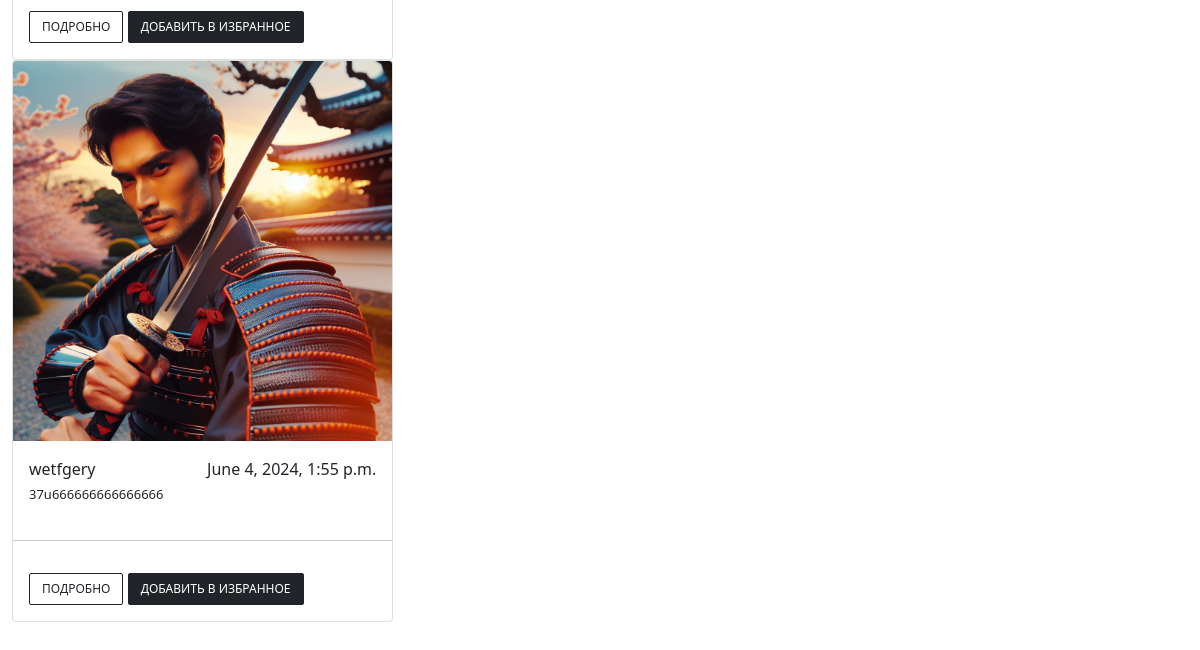
The app's page / (lower part), older data.
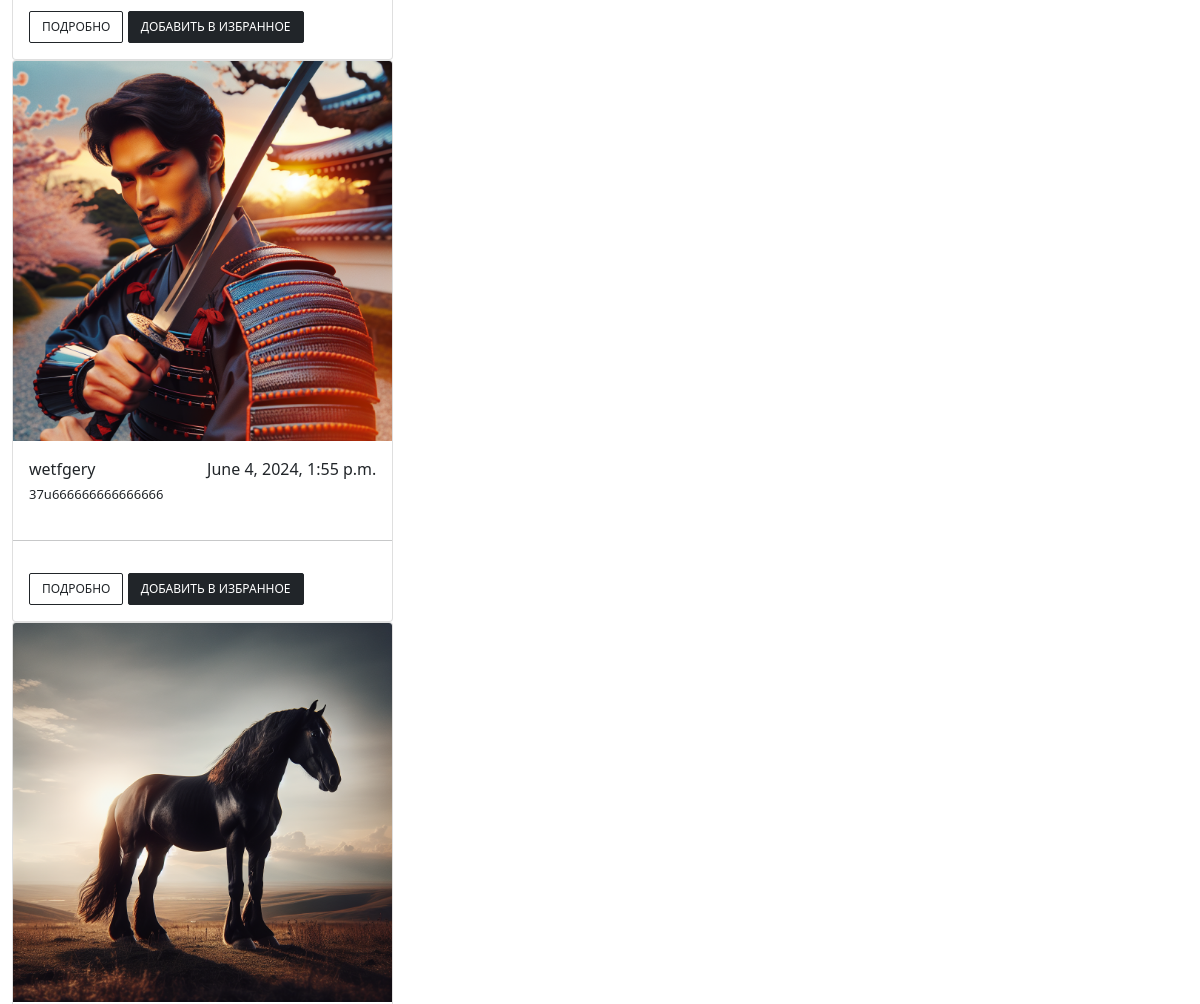
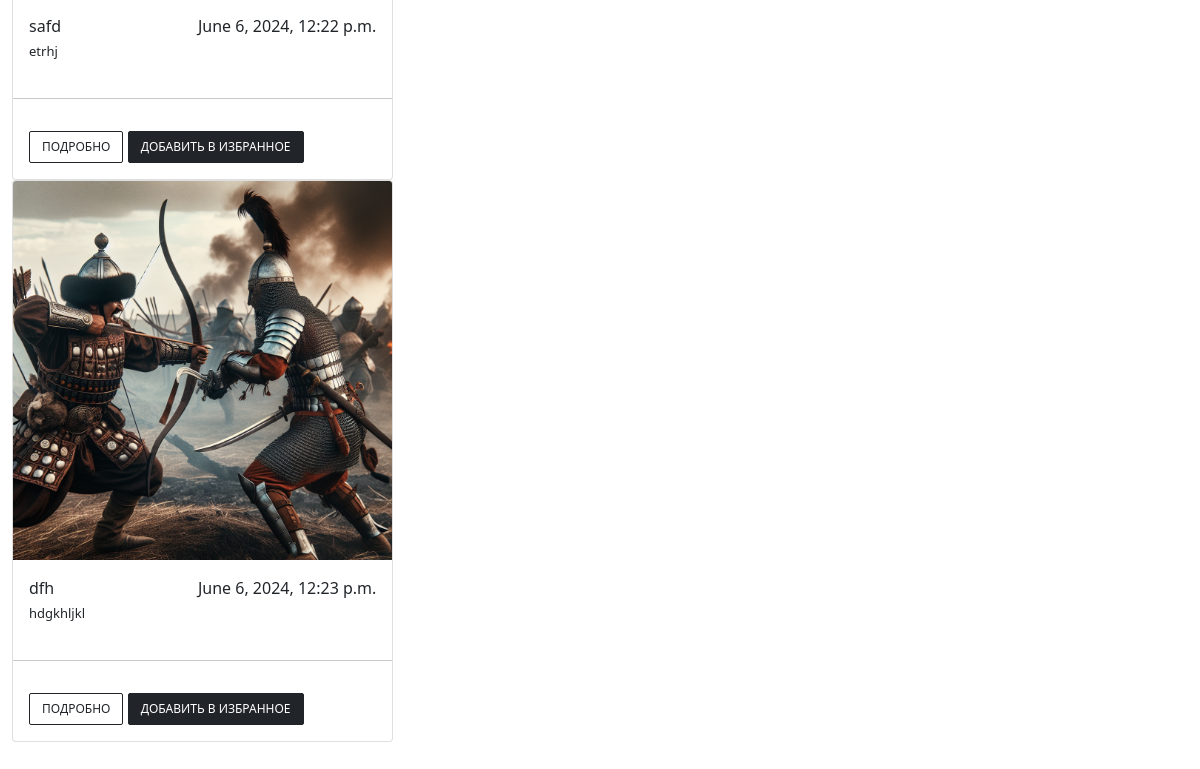
The same page, newer data (2 pictures, top to bottom).
### recipes/models.py (models this page shows, shortened)
class Add_a_recipe_Model(models.Model):
    title = models.CharField('Название', max_length=255)
    img = models.ImageField('Изображение')
    slug = models.SlugField(unique=True, max_length=255)
    content = models.TextField('Описание')
    created_on = models.DateTimeField('Дата', auto_now_add=True)
    author = models.ForeignKey(User, on_delete=models.CASCADE)
    categories = models.ForeignKey(Categories, on_delete=models.CASCADE)
    is_published = models.BooleanField(default=False)

### recipes/views.py (the view)
# urls.py: path('', views.home_view, name='home'),
def home_view(request):
    my_queryset = Add_a_recipe_Model.objects.all()
    paginator = Paginator(my_queryset, 25)
    page = request.GET.get('page')
    my_objects = paginator.get_page(page)
    return render(request, 'home.html', {'my_objects': my_objects})

### templates/home.html (shortened to what this page needs)
{% load static %}
<!DOCTYPE html>
<html lang="en">
<head>
    <link rel="stylesheet" href="{% static 'css/home_footer.css' %}">
    <link rel="stylesheet" href="https://cdn.jsdelivr.net/npm/bootstrap@5.0.0-alpha1/dist/css/bootstrap.min.css">
    <link rel="stylesheet" href="https://cdnjs.cloudflare.com/ajax/libs/font-awesome/4.0.3/css/font-awesome.css">
    <link href="https://cdnjs.cloudflare.com/ajax/libs/font-awesome/4.7.0/css/font-awesome.min.css" rel="stylesheet">
</head>
<body >
<div class="container-fluid mt-2 mb-5">
    {% for i in my_objects  %}
    <div class="products">
        <div class="tab-content" id="myTabContent">
            <div class="tab-pane fade show active" id="home" role="tabpanel" aria-labelledby="home-tab">
                <div class="row g-3">
                    <div class="col-md-4">
                        <div class="card"> <img src="{{i.img.url}}" class="card-img-top">
                            <div class="card-body">
                                <div class="d-flex justify-content-between"> <span class="font-weight-bold">{{i.title}}</span> <span class="font-weight-bold">{{i.created_on}}</span> </div>
                                <p class="card-text mb-1 mt-1">{{i.content}}</p>
                            </div>
                            <hr>
                            <div class="card-body">
                                <div class="text-right buttons">
                                    <button class="btn btn-outline-dark" onclick="location.href='{% url 'detail' %}'">Подробно</button>
                                    <button class="btn btn-dark">Добавить в избранное</button> </div>
                            </div>
                        </div>
                    </div>
                    <div class="col-md-4">
                    </div>
                </div>
            </div>
        </div>
    {% endfor %}
    </div>
</body>
</html>
</body>
</html>

Row changes from the older to the newer data that the page shows:
added Add_a_recipe_Model: img (picture), title "safd", created_on "June 6, 2024, 12:22 p.m.", content "etrhj"
added Add_a_recipe_Model: img (picture), title "dfh", created_on "June 6, 2024, 12:23 p.m.", content "hdgkhljkl"
